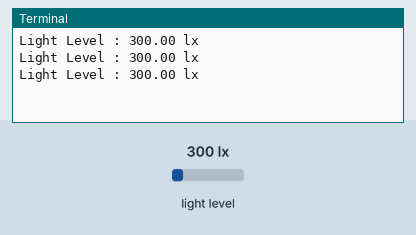
Recording of a program running on a simulated Raspberry Pi (BCM pin numbers). On the bench: the last lines printed to the terminal. The inputs (shaded band) are chosen by the test bench; at power-on: light level 300 lx.

Above: at 1.2 s.
1.3 s: light level set to 40 lx
At 1.9 s:
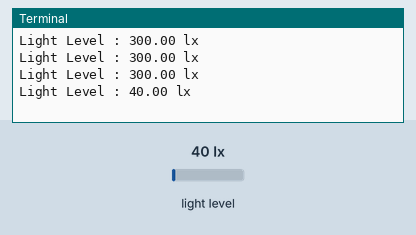
2.8 s: light level set to 500 lx
At 3.4 s:
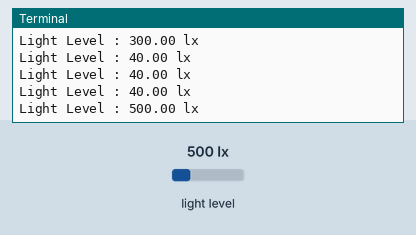
Timing chart, 0 to 5.8 s (numbered marks = the images above; inputs shaded):
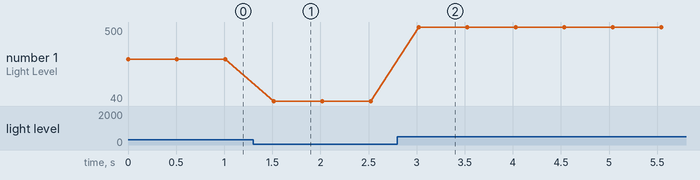

Measured:
- after the input at 1.3 s, the terminal: prints a new line after 0.21 s (image 1)
- after the input at 2.8 s, the terminal: prints a new line after 0.22 s (image 2)
- plotted number 1: 300 → 40 after the input at 1.3 s, 40 → 500 after the input at 2.8 s

The program:

8.1.py
```python
import smbus
import time

LIGHTSENSOR = 0x23

HIGH_RES = 0x20
bus = smbus.SMBus(1)


def convertToNumber(data):
    result = (data[1] + (256 * data[0])) / 1.2
    return (result)


def readLight(addr=LIGHTSENSOR):
    data = bus.read_i2c_block_data(addr, HIGH_RES)
    return convertToNumber(data)


def main():
    while True:
        lightLevel = readLight()
        print("Light Level : " + format(lightLevel, '.2f') + " lx")
        time.sleep(0.5)


if __name__ == "__main__":
    main()
```
